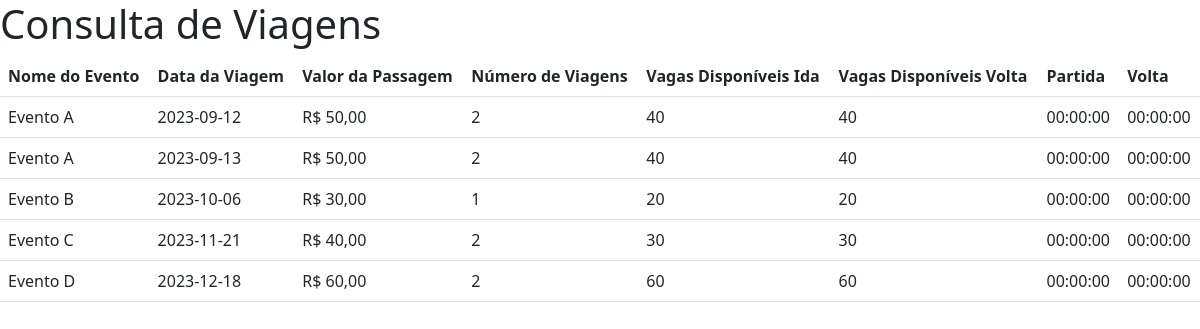
/consulta_viagens.php, run on the app's committed database.
### tables this page shows
CREATE TABLE `viagens` (
  `viagem_id` int(11) NOT NULL,
  `evento_id` int(11) NOT NULL,
  `data_viagem` date NOT NULL,
  `valor_passagem` decimal(10,2) NOT NULL,
  `numero_viagens` int(11) NOT NULL,
  `vagas_disponiveis_ida` int(11) NOT NULL,
  `vagas_disponiveis_volta` int(11) NOT NULL,
  `partida` time NOT NULL,
  `volta` time NOT NULL
);

CREATE TABLE `eventos` (
  `evento_id` int(11) NOT NULL,
  `nome_evento` varchar(255) NOT NULL,
  `vagas_disponiveis` int(11) NOT NULL,
  `data_inicio` date NOT NULL,
  `data_final` date NOT NULL,
  `numero_dias` int(11) NOT NULL,
  `horario_inicio` time NOT NULL,
  `horario_final` time NOT NULL,
  `endereco` varchar(255) NOT NULL,
  `localizacao` varchar(255) NOT NULL,
  `nome_contato` varchar(255) NOT NULL,
  `telefone_contato` varchar(20) NOT NULL
);

### backend/DatabaseManager.php (called while the page is built, shortened)
<?php
class DatabaseManager
{
    public $conn;
    public function __construct()
    {
        $this->conn = new mysqli("localhost", "root", "", "eventos");
        $this->conn->set_charset("utf8");
    }
    public function listarViagens()
    {
        $query = "SELECT v.viagem_id, e.nome_evento, v.data_viagem, v.valor_passagem, v.numero_viagens, v.vagas_disponiveis_ida, v.vagas_disponiveis_volta, v.partida, v.volta FROM viagens as v INNER JOIN eventos as e on v.evento_id = e.evento_id";
        $result = $this->conn->query($query);
        $viagens = array();
        if ($result) {
            while ($row = $result->fetch_assoc()) {
                $viagens[] = $row;
            }
        }
        return $viagens;
    }
}
?>

### consulta_viagens.php (the view, shortened to what this page needs)
<?php
require_once('backend/DatabaseManager.php');
$databaseManager = new DatabaseManager();
$viagens = $databaseManager->listarViagens();
?>
<!DOCTYPE html>
<html>
<head>
    <link rel="stylesheet" href="Assets/css/css@3">
    <link href="Assets/css/dist/bootstrap.min.css" rel="stylesheet">
    <link href="Assets/css/sign-in.css" rel="stylesheet">
</head>
<body>
    <h1>Consulta de Viagens</h1>
   <table class="table">
        <thead>
            <tr>
                <th>Nome do Evento</th>
                <th>Data da Viagem</th>
                <th>Valor da Passagem</th>
                <th>Número de Viagens</th>
                <th>Vagas Disponíveis Ida</th>
                <th>Vagas Disponíveis Volta</th>
                <th>Partida</th>
                <th>Volta</th>
            </tr>
        </thead>
        <tbody>
            <?php foreach ($viagens as $viagem): ?>
                <tr>
                    <td><?php echo $viagem['nome_evento']; ?></td>
                    <td><?php echo $viagem['data_viagem']; ?></td>
                    <td>R$ <?php echo number_format($viagem['valor_passagem'], 2, ',', '.'); ?></td>
                    <td><?php echo $viagem['numero_viagens']; ?></td>
                    <td><?php echo $viagem['vagas_disponiveis_ida']; ?></td>
                    <td><?php echo $viagem['vagas_disponiveis_volta']; ?></td>
                    <td><?php echo $viagem['partida']; ?></td>
                    <td><?php echo $viagem['volta']; ?></td>
                </tr>
            <?php endforeach; ?>
        </tbody>
    </table>
</body>
</html>

### Assets/css/sign-in.css (style rules this page uses)
html, body { height: 100%; }

### data on the page
viagens: evento.nome_evento "Evento A", data_viagem "2023-09-12", valor_passagem "50,00", numero_viagens "2", vagas_disponiveis_ida "40", vagas_disponiveis_volta "40", partida "00:00:00", volta "00:00:00"
viagens: evento.nome_evento "Evento A", data_viagem "2023-09-13", valor_passagem "50,00", numero_viagens "2", vagas_disponiveis_ida "40", vagas_disponiveis_volta "40", partida "00:00:00", volta "00:00:00"
viagens: evento.nome_evento "Evento B", data_viagem "2023-10-06", valor_passagem "30,00", numero_viagens "1", vagas_disponiveis_ida "20", vagas_disponiveis_volta "20", partida "00:00:00", volta "00:00:00"
viagens: evento.nome_evento "Evento C", data_viagem "2023-11-21", valor_passagem "40,00", numero_viagens "2", vagas_disponiveis_ida "30", vagas_disponiveis_volta "30", partida "00:00:00", volta "00:00:00"
viagens: evento.nome_evento "Evento D", data_viagem "2023-12-18", valor_passagem "60,00", numero_viagens "2", vagas_disponiveis_ida "60", vagas_disponiveis_volta "60", partida "00:00:00", volta "00:00:00"
